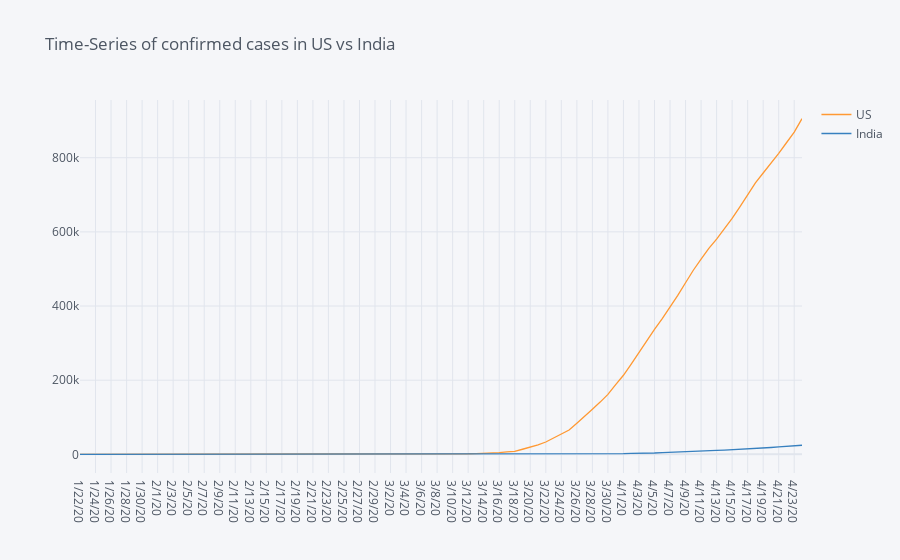

Source (notebook cell):
### Code cell
covid_country.loc[['US','India']].T.iplot(title='Time-Series of confirmed cases in US vs India')

### Figure 1 — Plotly figure (JSON) as saved in the notebook; plotly's stock layout.template omitted (floating-point values rounded to 4 significant figures)
{"data": [{"line": {"color": "rgba(255, 153, 51, 1.0)", "dash": "solid", "shape": "linear", "width": 1.3}, "mode": "lines", "name": "US", "text": "", "type": "scatter", "x": ["1/22/20", "1/23/20", "1/24/20", "1/25/20", "1/26/20", "1/27/20", "1/28/20", "1/29/20", "1/30/20", "1/31/20", "2/1/20", "2/2/20", "2/3/20", "2/4/20", "2/5/20", "2/6/20", "2/7/20", "2/8/20", "2/9/20", "2/10/20", "2/11/20", "2/12/20", "2/13/20", "2/14/20", "2/15/20", "2/16/20", "2/17/20", "2/18/20", "2/19/20", "2/20/20", "2/21/20", "2/22/20", "2/23/20", "2/24/20", "2/25/20", "2/26/20", "2/27/20", "2/28/20", "2/29/20", "3/1/20", "3/2/20", "3/3/20", "3/4/20", "3/5/20", "3/6/20", "3/7/20", "3/8/20", "3/9/20", "3/10/20", "3/11/20", "3/12/20", "3/13/20", "3/14/20", "3/15/20", "3/16/20", "3/17/20", "3/18/20", "3/19/20", "3/20/20", "3/21/20", "3/22/20", "3/23/20", "3/24/20", "3/25/20", "3/26/20", "3/27/20", "3/28/20", "3/29/20", "3/30/20", "3/31/20", "4/1/20", "4/2/20", "4/3/20", "4/4/20", "4/5/20", "4/6/20", "4/7/20", "4/8/20", "4/9/20", "4/10/20", "4/11/20", "4/12/20", "4/13/20", "4/14/20", "4/15/20", "4/16/20", "4/17/20", "4/18/20", "4/19/20", "4/20/20", "4/21/20", "4/22/20", "4/23/20", "4/24/20"], "y": [1, 1, 2, 2, 5, 5, 5, 5, 5, 7, 8, 8, 11, 11, 11, 11, 11, 11, 11, 11, 12, 12, 13, 13, 13, 13, 13, 13, 13, 13, 15, 15, 15, 51, 51, 57, 58, 60, 68, 74, 98, 118, 149, 217, 262, 402, 518, 583, 959, 1281, 1663, 2179, 2727, 3499, 4632, 6421, 7783, 13747, 19273, 25600, 33276, 43843, 53736, 65778, 83836, 101657, 121465, 140909, 161831, 188172, 213242, 243622, 275367, 308650, 336802, 366317, 397121, 428654, 462780, 496535, 526396, 555313, 580619, 607670, 636350, 667592, 699706, 732197, 758809, 784326, 811865, 840351, 869170, 905358]}, {"line": {"color": "rgba(55, 128, 191, 1.0)", "dash": "solid", "shape": "linear", "width": 1.3}, "mode": "lines", "name": "India", "text": "", "type": "scatter", "x": ["1/22/20", "1/23/20", "1/24/20", "1/25/20", "1/26/20", "1/27/20", "1/28/20", "1/29/20", "1/30/20", "1/31/20", "2/1/20", "2/2/20", "2/3/20", "2/4/20", "2/5/20", "2/6/20", "2/7/20", "2/8/20", "2/9/20", "2/10/20", "2/11/20", "2/12/20", "2/13/20", "2/14/20", "2/15/20", "2/16/20", "2/17/20", "2/18/20", "2/19/20", "2/20/20", "2/21/20", "2/22/20", "2/23/20", "2/24/20", "2/25/20", "2/26/20", "2/27/20", "2/28/20", "2/29/20", "3/1/20", "3/2/20", "3/3/20", "3/4/20", "3/5/20", "3/6/20", "3/7/20", "3/8/20", "3/9/20", "3/10/20", "3/11/20", "3/12/20", "3/13/20", "3/14/20", "3/15/20", "3/16/20", "3/17/20", "3/18/20", "3/19/20", "3/20/20", "3/21/20", "3/22/20", "3/23/20", "3/24/20", "3/25/20", "3/26/20", "3/27/20", "3/28/20", "3/29/20", "3/30/20", "3/31/20", "4/1/20", "4/2/20", "4/3/20", "4/4/20", "4/5/20", "4/6/20", "4/7/20", "4/8/20", "4/9/20", "4/10/20", "4/11/20", "4/12/20", "4/13/20", "4/14/20", "4/15/20", "4/16/20", "4/17/20", "4/18/20", "4/19/20", "4/20/20", "4/21/20", "4/22/20", "4/23/20", "4/24/20"], "y": [0, 0, 0, 0, 0, 0, 0, 0, 1, 1, 1, 2, 3, 3, 3, 3, 3, 3, 3, 3, 3, 3, 3, 3, 3, 3, 3, 3, 3, 3, 3, 3, 3, 3, 3, 3, 3, 3, 3, 3, 5, 5, 28, 30, 31, 34, 39, 43, 56, 62, 73, 82, 102, 113, 119, 142, 156, 194, 244, 330, 396, 499, 536, 657, 727, 887, 987, 1024, 1251, 1397, 1998, 2543, 2567, 3082, 3588, 4778, 5311, 5916, 6725, 7598, 8446, 9205, 10453, 11487, 12322, 13430, 14352, 15722, 17615, 18539, 20080, 21370, 23077, 24530]}], "layout": {"legend": {"bgcolor": "#F5F6F9", "font": {"color": "#4D5663"}}, "paper_bgcolor": "#F5F6F9", "plot_bgcolor": "#F5F6F9", "title": {"font": {"color": "#4D5663"}, "text": "Time-Series of confirmed cases in US vs India"}, "xaxis": {"gridcolor": "#E1E5ED", "showgrid": true, "tickfont": {"color": "#4D5663"}, "title": {"font": {"color": "#4D5663"}, "text": ""}, "zerolinecolor": "#E1E5ED"}, "yaxis": {"gridcolor": "#E1E5ED", "showgrid": true, "tickfont": {"color": "#4D5663"}, "title": {"font": {"color": "#4D5663"}, "text": ""}, "zerolinecolor": "#E1E5ED"}}}
